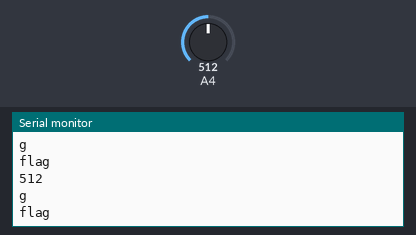
Recording of a sketch running on a simulated Arduino Uno, built with avr-gcc and run on an emulated ATmega328P. On the bench: the last lines printed to the serial monitor. Inputs (shaded band) come from the test bench; at power-on: A4 = 512. The audio player accepts every command and is not drawn.

Above: at 1.7 s.
1.8 s: A4 set to 413
At 1.8 s:
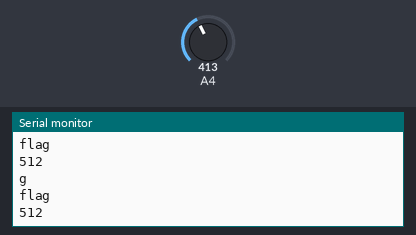
3.3 s: A4 set to 433
At 3.37 s:
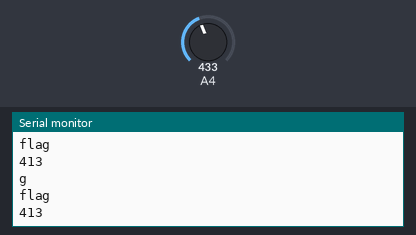
Timing chart, 0 to 6.3 s (numbered marks = the images above; inputs shaded):
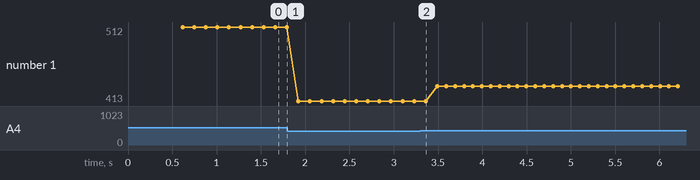

The sketch:

test_ADC.ino.ino
```cpp
#include "Arduino.h"
#include "SoftwareSerial.h"
#include "DFRobotDFPlayerMini.h"

SoftwareSerial mp3Ser(11, 10); // RX, TX
DFRobotDFPlayerMini mp3 ;
void printDetail(uint8_t type, int value);
int a1 = 0, a2 = 0, a3 = 0, flag = 0;
void setup() {
  mp3Ser.begin(9600);
  // mp3.setTimeOut(100);
  Serial.begin(115200);
  pinMode(A4, INPUT);
  delay(1);
  if (!mp3.begin(mp3Ser))
  {
    Serial.println(F("Unable to begin:"));
    Serial.println(F("1.Please recheck the connection!"));
    Serial.println(F("2.Please insert the SD card!"));
    while (true)
    {
      delay(0); // Code to compatible with ESP8266 watch dog.
    }
  }
  Serial.println(F("DFPlayer Mini online."));
  mp3.volume(30);
  delay(5);
}

void loop() {
  if (mp3.available()) {
    printDetail(mp3.readType(), mp3.read()); //Print the detail message from DFPlayer to handle different errors and states.
  }
  flag = 0; Serial.println("flag");
  while (flag == 0) {
    a1 = analogRead(A4);
    a2 = analogRead(A4);
    a3 = analogRead(A4);
    if ((a1 == a2) && (a3 == a2) && (a3 > 30))flag = (a2);
    delay(100);
  }
  a2 = a1 = a3 = flag;
  Serial.println(flag);
  if ((a1 < 38) && (a1 > 31)) {
    //mp3.playFolder(01, 001);
    Serial.println("h");
    flag = 0;
  }
  else if ((a1 <= 100) && (a1 > 85)) {
    mp3.playFolder(01, 006);
    //Serial.println("g");
    flag = 0;
  }
  else if ((a1 <= 185) && (a1 > 170)) {
    mp3.playFolder(01, 001);//بسم الله اللرحمن الرحيم
    Serial.println("g");
    flag = 0;
  }
  else if ((a1 <= 255) && (a1 > 235)) {//قل هو
     mp3.playFolder(01 ,002);
    Serial.println("g");
    flag = 0;
  }
  else if ((a1 <= 323) && (a1 > 303)) {//الله الصمد
    mp3.playFolder(01, 003);
    Serial.println("g");
    flag = 0;
}
 else if ((a1 <= 523) && (a1 > 503)) {//لم يلد
    mp3.playFolder(01, 004);
    Serial.println("g");
    flag = 0;
}
else if ((a1 <= 423) && (a1 > 403)) {
    mp3.playFolder(01, 005);
    Serial.println("g");
    flag = 0;
}
 else if ((a1 <= 750) && (a1 > 730)) {
    mp3.playFolder(01, 005);
    Serial.println("g");
    flag = 0;
}
}


void printDetail(uint8_t type, int value) {
  switch (type) {
    case TimeOut:
      Serial.println(F("Time Out!"));
      break;
    case WrongStack:
      Serial.println(F("Stack Wrong!"));
      break;
    case DFPlayerCardInserted:
      Serial.println(F("Card Inserted!"));
      break;
    case DFPlayerCardRemoved:
      Serial.println(F("Card Removed!"));
      break;
    case DFPlayerCardOnline:
      Serial.println(F("Card Online!"));
      break;
    case DFPlayerUSBInserted:
      Serial.println("USB Inserted!");
      break;
    case DFPlayerUSBRemoved:
      Serial.println("USB Removed!");
      break;
    case DFPlayerPlayFinished:
      Serial.print(F("Number:"));
      Serial.print(value);
      Serial.println(F(" Play Finished!"));
      break;
    case DFPlayerError:
      Serial.print(F("DFPlayerError:"));
      switch (value) {
        case Busy:
          Serial.println(F("Card not found"));
          break;
        case Sleeping:
          Serial.println(F("Sleeping"));
          break;
        case SerialWrongStack:
          Serial.println(F("Get Wrong Stack"));
          break;
        case CheckSumNotMatch:
          Serial.println(F("Check Sum Not Match"));
          break;
        case FileIndexOut:
          Serial.println(F("File Index Out of Bound"));
          break;
        case FileMismatch:
          Serial.println(F("Cannot Find File"));
          break;
        case Advertise:
          Serial.println(F("In Advertise"));
          break;
        default:
          break;
      }
      break;
    default:
      break;
  }

}
```

Measured:
- plotted number 1: 512 → 413 after the input at 1.8 s, 413 → 433 after the input at 3.3 s
